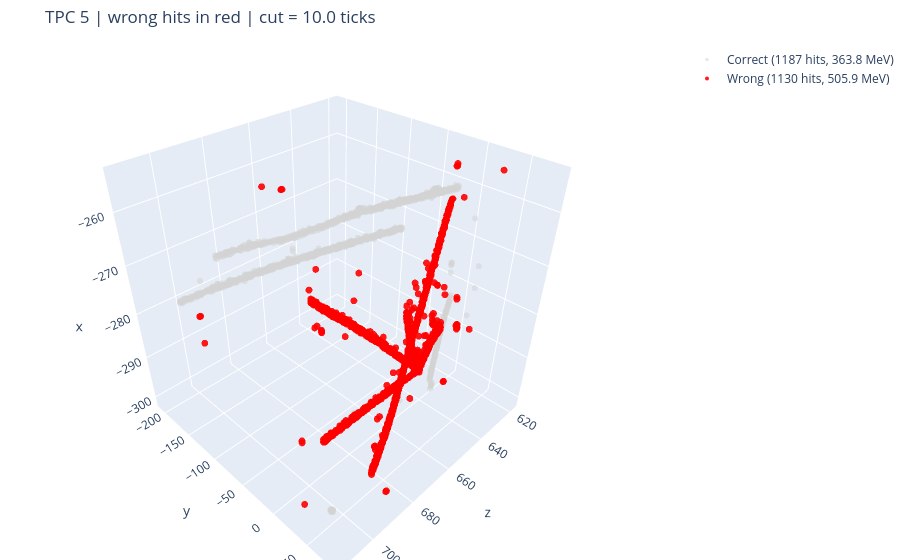

The notebook cell this image was saved under:
### Markdown cell above
## 7 · Event displays

Pre-rendered interactive 3D + light/charge for this target are in `bad_tpc_gallery/`:
open the `.html` files (rotatable) or view the `.png`. To (re)render inline for any TPC, run the
cell below — it uses the same M5p1 tools as the gallery (needs the pytorch/2.8.0 kernel).

### Code cell
stem = f"b{T['i']}_{T['file']}_ev{T['event']}_tpc{TPC}"
print('pre-rendered files:')
for k in ('wrong3d', 'reco3d', 'truth3d', 'light_charge'):
    for ext in ('html', 'png'):
        p = os.path.join(GALLERY, f'{stem}_{k}.{ext}')
        if os.path.exists(p): print('  ', p)

# --- inline 3D (RED = wrong hits) ---
try:
    from M5p1 import plottingTools as pt
    from M5p1 import truth_plotting as tp
    m = EV.tpc == TPC
    tp.plot_wrong_hits_3d(int(TPC), EV.truth_t0, hit_timestamps=EV.ts_final, hitTPCid=EV.tpc,
                          xset=EV.x, yset=EV.y, zset=EV.z, Eset=EV.e, residual_cut_ticks=CUT,
                          marker_size=3.5, wrong_color='red', correct_color='lightgray', show=True)
except Exception as ex:
    print('inline 3D needs the pytorch/2.8.0 kernel + M5p1 tools; open the gallery .html instead.', ex)

### Figure 1 — Plotly figure (JSON) as saved in the notebook; plotly's stock layout.template omitted (floating-point values rounded to 4 significant figures; data arrays with more than 128 entries replaced by an {"elided": "..."} marker saying what was removed)
{"data": [{"hoverinfo": "text+x+y+z", "marker": {"color": "lightgray", "line": {"width": 0}, "opacity": 0.55, "size": 3.5}, "mode": "markers", "name": "Correct (1187 hits, 363.8 MeV)", "text": {"elided": "1187 str values"}, "type": "scatter3d", "x": {"elided": "1187 float values"}, "y": {"elided": "1187 float values"}, "z": {"elided": "1187 float values"}}, {"hoverinfo": "text+x+y+z", "marker": {"color": "red", "line": {"width": 0}, "opacity": 0.9, "size": 4}, "mode": "markers", "name": "Wrong (1130 hits, 505.9 MeV)", "text": {"elided": "1130 str values"}, "type": "scatter3d", "x": {"elided": "1130 float values"}, "y": {"elided": "1130 float values"}, "z": {"elided": "1130 float values"}}], "layout": {"margin": {"b": 0, "l": 0, "r": 0, "t": 45}, "scene": {"xaxis": {"title": {"text": "z"}}, "yaxis": {"title": {"text": "y"}}, "zaxis": {"title": {"text": "x"}}}, "showlegend": true, "title": {"text": "TPC 5 | wrong hits in red | cut = 10.0 ticks"}}}
